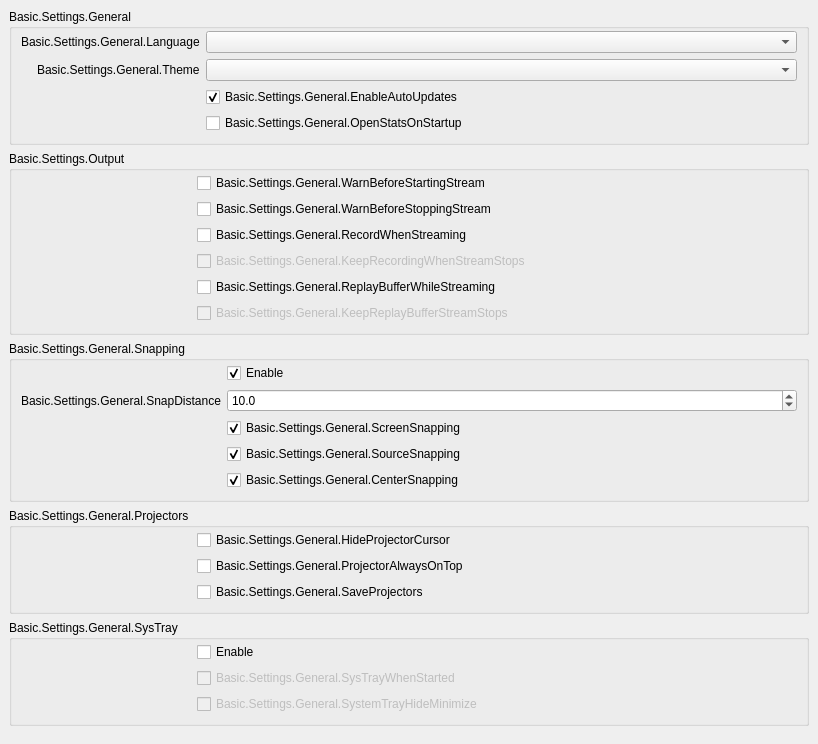
           <widget class="QWidget" name="scrollAreaWidgetContents_2">
            <property name="geometry">
             <rect>
              <x>0</x>
              <y>0</y>
              <width>818</width>
              <height>723</height>
             </rect>
            </property>
            <layout class="QVBoxLayout" name="verticalLayout_19">
             <property name="leftMargin">
              <number>0</number>
             </property>
             <property name="topMargin">
              <number>0</number>
             </property>
             <property name="rightMargin">
              <number>0</number>
             </property>
             <property name="bottomMargin">
              <number>9</number>
             </property>
             <item alignment="Qt::AlignTop">
              <widget class="QWidget" name="widget_2" native="true">
               <layout class="QVBoxLayout" name="verticalLayout_20">
                <item>
                 <widget class="QGroupBox" name="groupBox_15">
                  <property name="title">
                   <string>Basic.Settings.General</string>
                  </property>
                  <layout class="QFormLayout" name="formLayout_32">
                   <property name="fieldGrowthPolicy">
                    <enum>QFormLayout::AllNonFixedFieldsGrow</enum>
                   </property>
                   <property name="labelAlignment">
                    <set>Qt::AlignRight|Qt::AlignTrailing|Qt::AlignVCenter</set>
                   </property>
                   <property name="topMargin">
                    <number>2</number>
                   </property>
                   <item row="0" column="0">
                    <widget class="QLabel" name="label">
                     <property name="text">
                      <string>Basic.Settings.General.Language</string>
                     </property>
                     <property name="buddy">
                      <cstring>language</cstring>
                     </property>
                    </widget>
                   </item>
                   <item row="0" column="1">
                    <widget class="QComboBox" name="language"/>
                   </item>
                   <item row="1" column="0">
                    <widget class="QLabel" name="label_42">
                     <property name="text">
                      <string>Basic.Settings.General.Theme</string>
                     </property>
                     <property name="buddy">
                      <cstring>theme</cstring>
                     </property>
                    </widget>
                   </item>
                   <item row="1" column="1">
                    <widget class="QComboBox" name="theme"/>
                   </item>
                   <item row="2" column="0">
                    <spacer name="horizontalSpacer_3">
                     <property name="orientation">
                      <enum>Qt::Horizontal</enum>
                     </property>
                     <property name="sizeType">
                      <enum>QSizePolicy::Fixed</enum>
                     </property>
                     <property name="sizeHint" stdset="0">
                      <size>
                       <width>170</width>
                       <height>5</height>
                      </size>
                     </property>
                    </spacer>
                   </item>
                   <item row="2" column="1">
                    <widget class="QCheckBox" name="enableAutoUpdates">
                     <property name="text">
                      <string>Basic.Settings.General.EnableAutoUpdates</string>
                     </property>
                     <property name="checked">
                      <bool>true</bool>
                     </property>
                    </widget>
                   </item>
                   <item row="3" column="1">
                    <widget class="QCheckBox" name="openStatsOnStartup">
                     <property name="text">
                      <string>Basic.Settings.General.OpenStatsOnStartup</string>
                     </property>
                    </widget>
                   </item>
                  </layout>
                 </widget>
                </item>
                <item>
                 <widget class="QGroupBox" name="groupBox_16">
                  <property name="title">
                   <string>Basic.Settings.Output</string>
                  </property>
                  <layout class="QFormLayout" name="formLayout_2">
                   <property name="fieldGrowthPolicy">
                    <enum>QFormLayout::AllNonFixedFieldsGrow</enum>
                   </property>
                   <property name="topMargin">
                    <number>2</number>
                   </property>
                   <item row="0" column="0">
                    <spacer name="horizontalSpacer_5">
                     <property name="orientation">
                      <enum>Qt::Horizontal</enum>
                     </property>
                     <property name="sizeType">
                      <enum>QSizePolicy::Fixed</enum>
                     </property>
                     <property name="sizeHint" stdset="0">
                      <size>
                       <width>170</width>
                       <height>5</height>
                      </size>
                     </property>
                    </spacer>
                   </item>
                   <item row="0" column="1">
                    <widget class="QCheckBox" name="warnBeforeStreamStart">
                     <property name="text">
                      <string>Basic.Settings.General.WarnBeforeStartingStream</string>
                     </property>
                    </widget>
                   </item>
                   <item row="1" column="1">
                    <widget class="QCheckBox" name="warnBeforeStreamStop">
                     <property name="text">
                      <string>Basic.Settings.General.WarnBeforeStoppingStream</string>
                     </property>
                    </widget>
                   </item>
                   <item row="2" column="1">
                    <widget class="QCheckBox" name="recordWhenStreaming">
                     <property name="text">
                      <string>Basic.Settings.General.RecordWhenStreaming</string>
                     </property>
                    </widget>
                   </item>
                   <item row="3" column="1">
                    <widget class="QCheckBox" name="keepRecordStreamStops">
                     <property name="enabled">
                      <bool>false</bool>
                     </property>
                     <property name="text">
                      <string>Basic.Settings.General.KeepRecordingWhenStreamStops</string>
                     </property>
                    </widget>
                   </item>
                   <item row="4" column="1">
                    <widget class="QCheckBox" name="replayWhileStreaming">
                     <property name="text">
                      <string>Basic.Settings.General.ReplayBufferWhileStreaming</string>
                     </property>
                    </widget>
                   </item>
                   <item row="5" column="1">
                    <widget class="QCheckBox" name="keepReplayStreamStops">
                     <property name="enabled">
                      <bool>false</bool>
                     </property>
                     <property name="text">
                      <string>Basic.Settings.General.KeepReplayBufferStreamStops</string>
                     </property>
                    </widget>
                   </item>
                  </layout>
                 </widget>
                </item>
                <item>
                 <widget class="QGroupBox" name="groupBox_10">
                  <property name="enabled">
                   <bool>true</bool>
                  </property>
                  <property name="sizePolicy">
                   <sizepolicy hsizetype="Preferred" vsizetype="Maximum">
                    <horstretch>0</horstretch>
                    <verstretch>0</verstretch>
                   </sizepolicy>
                  </property>
                  <property name="title">
                   <string>Basic.Settings.General.Snapping</string>
                  </property>
                  <property name="flat">
                   <bool>false</bool>
                  </property>
                  <layout class="QFormLayout" name="formLayout_21">
                   <property name="fieldGrowthPolicy">
                    <enum>QFormLayout::AllNonFixedFieldsGrow</enum>
                   </property>
                   <property name="labelAlignment">
                    <set>Qt::AlignRight|Qt::AlignTrailing|Qt::AlignVCenter</set>
                   </property>
                   <property name="topMargin">
                    <number>2</number>
                   </property>
                   <item row="0" column="1">
                    <widget class="QCheckBox" name="snappingEnabled">
                     <property name="text">
                      <string>Enable</string>
                     </property>
                     <property name="checked">
                      <bool>true</bool>
                     </property>
                    </widget>
                   </item>
                   <item row="2" column="1">
                    <widget class="QCheckBox" name="screenSnapping">
                     <property name="text">
                      <string>Basic.Settings.General.ScreenSnapping</string>
                     </property>
                     <property name="checked">
                      <bool>true</bool>
                     </property>
                    </widget>
                   </item>
                   <item row="4" column="1">
                    <widget class="QCheckBox" name="centerSnapping">
                     <property name="text">
                      <string>Basic.Settings.General.CenterSnapping</string>
                     </property>
                     <property name="checked">
                      <bool>true</bool>
                     </property>
                    </widget>
                   </item>
                   <item row="3" column="1">
                    <widget class="QCheckBox" name="sourceSnapping">
                     <property name="text">
                      <string>Basic.Settings.General.SourceSnapping</string>
                     </property>
                     <property name="checked">
                      <bool>true</bool>
                     </property>
                    </widget>
                   </item>
                   <item row="1" column="1">
                    <widget class="QDoubleSpinBox" name="snapDistance">
                     <property name="decimals">
                      <number>1</number>
                     </property>
                     <property name="singleStep">
                      <double>0.500000000000000</double>
                     </property>
                     <property name="value">
                      <double>10.000000000000000</double>
                     </property>
                    </widget>
                   </item>
                   <item row="1" column="0">
                    <widget class="QLabel" name="label_9">
                     <property name="text">
                      <string>Basic.Settings.General.SnapDistance</string>
                     </property>
                     <property name="buddy">
                      <cstring>snapDistance</cstring>
                     </property>
                    </widget>
                   </item>
                   <item row="3" column="0">
                    <spacer name="horizontalSpacer_4">
                     <property name="orientation">
                      <enum>Qt::Horizontal</enum>
                     </property>
                     <property name="sizeType">
                      <enum>QSizePolicy::Fixed</enum>
                     </property>
                     <property name="sizeHint" stdset="0">
                      <size>
                       <width>170</width>
                       <height>5</height>
                      </size>
                     </property>
                    </spacer>
                   </item>
                  </layout>
                 </widget>
                </item>
                <item>
                 <widget class="QGroupBox" name="groupBox_14">
                  <property name="title">
                   <string>Basic.Settings.General.Projectors</string>
                  </property>
                  <layout class="QFormLayout" name="formLayout_28">
                   <property name="fieldGrowthPolicy">
                    <enum>QFormLayout::AllNonFixedFieldsGrow</enum>
                   </property>
                   <property name="topMargin">
                    <number>2</number>
                   </property>
                   <item row="0" column="1">
                    <widget class="QCheckBox" name="hideProjectorCursor">
                     <property name="text">
                      <string>Basic.Settings.General.HideProjectorCursor</string>
                     </property>
                    </widget>
                   </item>
                   <item row="1" column="1">
                    <widget class="QCheckBox" name="projectorAlwaysOnTop">
                     <property name="text">
                      <string>Basic.Settings.General.ProjectorAlwaysOnTop</string>
                     </property>
                    </widget>
                   </item>
                   <item row="2" column="1">
                    <widget class="QCheckBox" name="saveProjectors">
                     <property name="text">
                      <string>Basic.Settings.General.SaveProjectors</string>
                     </property>
                    </widget>
                   </item>
                   <item row="1" column="0">
                    <spacer name="horizontalSpacer">
                     <property name="orientation">
                      <enum>Qt::Horizontal</enum>
                     </property>
                     <property name="sizeType">
                      <enum>QSizePolicy::Fixed</enum>
                     </property>
                     <property name="sizeHint" stdset="0">
                      <size>
                       <width>170</width>
                       <height>5</height>
                      </size>
                     </property>
                    </spacer>
                   </item>
                  </layout>
                 </widget>
                </item>
                <item>
                 <widget class="QGroupBox" name="groupBox_13">
                  <property name="title">
                   <string>Basic.Settings.General.SysTray</string>
                  </property>
                  <layout class="QFormLayout" name="formLayout_29">
                   <property name="fieldGrowthPolicy">
                    <enum>QFormLayout::AllNonFixedFieldsGrow</enum>
                   </property>
                   <property name="topMargin">
                    <number>2</number>
                   </property>
                   <item row="0" column="1">
                    <widget class="QCheckBox" name="systemTrayEnabled">
                     <property name="text">
                      <string>Enable</string>
                     </property>
                    </widget>
                   </item>
                   <item row="1" column="1">
                    <widget class="QCheckBox" name="systemTrayWhenStarted">
                     <property name="enabled">
                      <bool>false</bool>
                     </property>
                     <property name="text">
                      <string>Basic.Settings.General.SysTrayWhenStarted</string>
                     </property>
                    </widget>
                   </item>
                   <item row="2" column="1">
                    <widget class="QCheckBox" name="systemTrayAlways">
                     <property name="enabled">
                      <bool>false</bool>
                     </property>
                     <property name="text">
                      <string>Basic.Settings.General.SystemTrayHideMinimize</string>
                     </property>
                    </widget>
                   </item>
                   <item row="1" column="0">
                    <spacer name="horizontalSpacer_2">
                     <property name="orientation">
                      <enum>Qt::Horizontal</enum>
                     </property>
                     <property name="sizeType">
                      <enum>QSizePolicy::Fixed</enum>
                     </property>
                     <property name="sizeHint" stdset="0">
                      <size>
                       <width>170</width>
                       <height>5</height>
                      </size>
                     </property>
                    </spacer>
                   </item>
                  </layout>
                 </widget>
                </item>
               </layout>
              </widget>
             </item>
            </layout>
           </widget>
